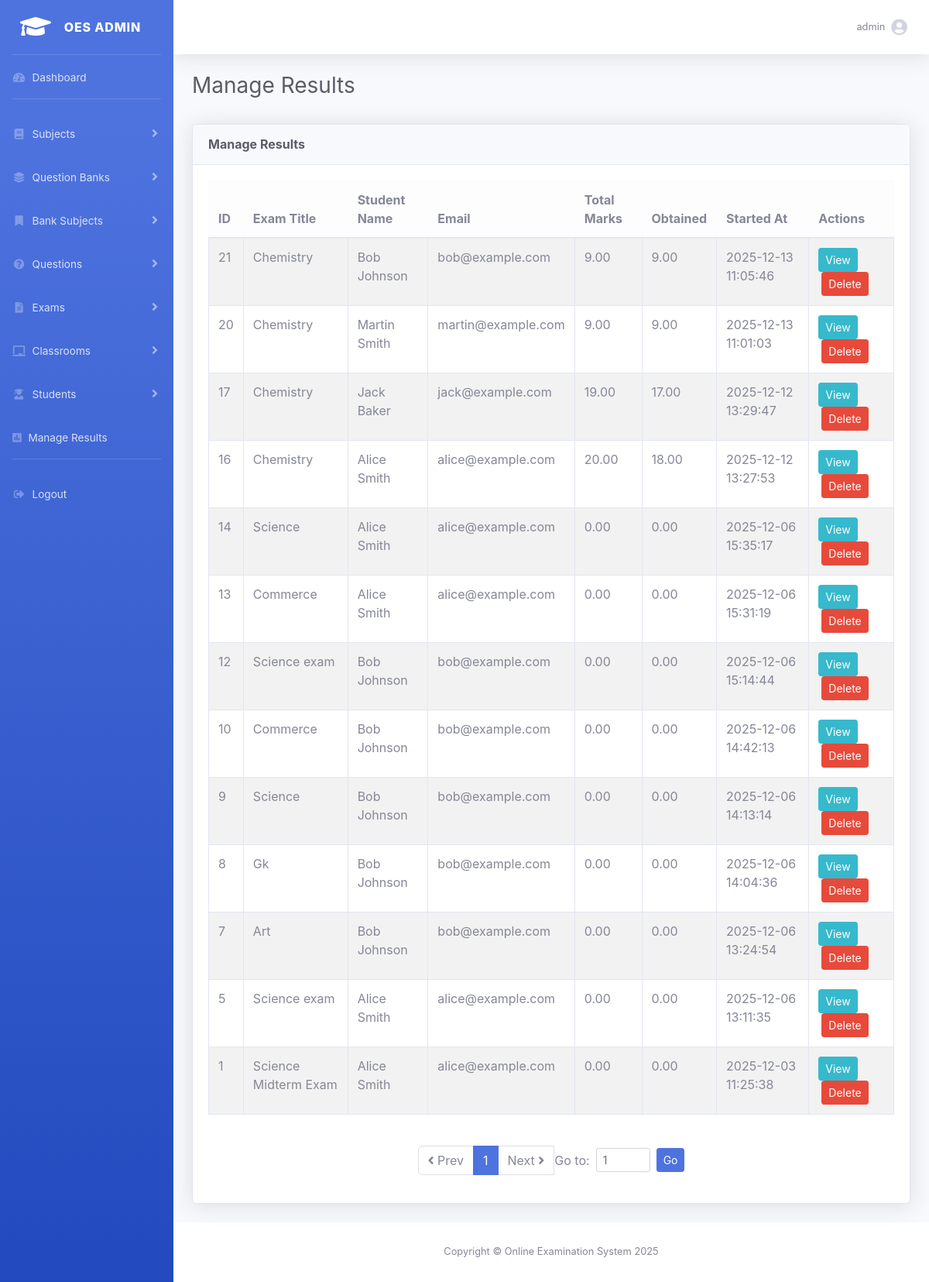
Before: /admin.php?action=manageResults (signed in) with the older database file.
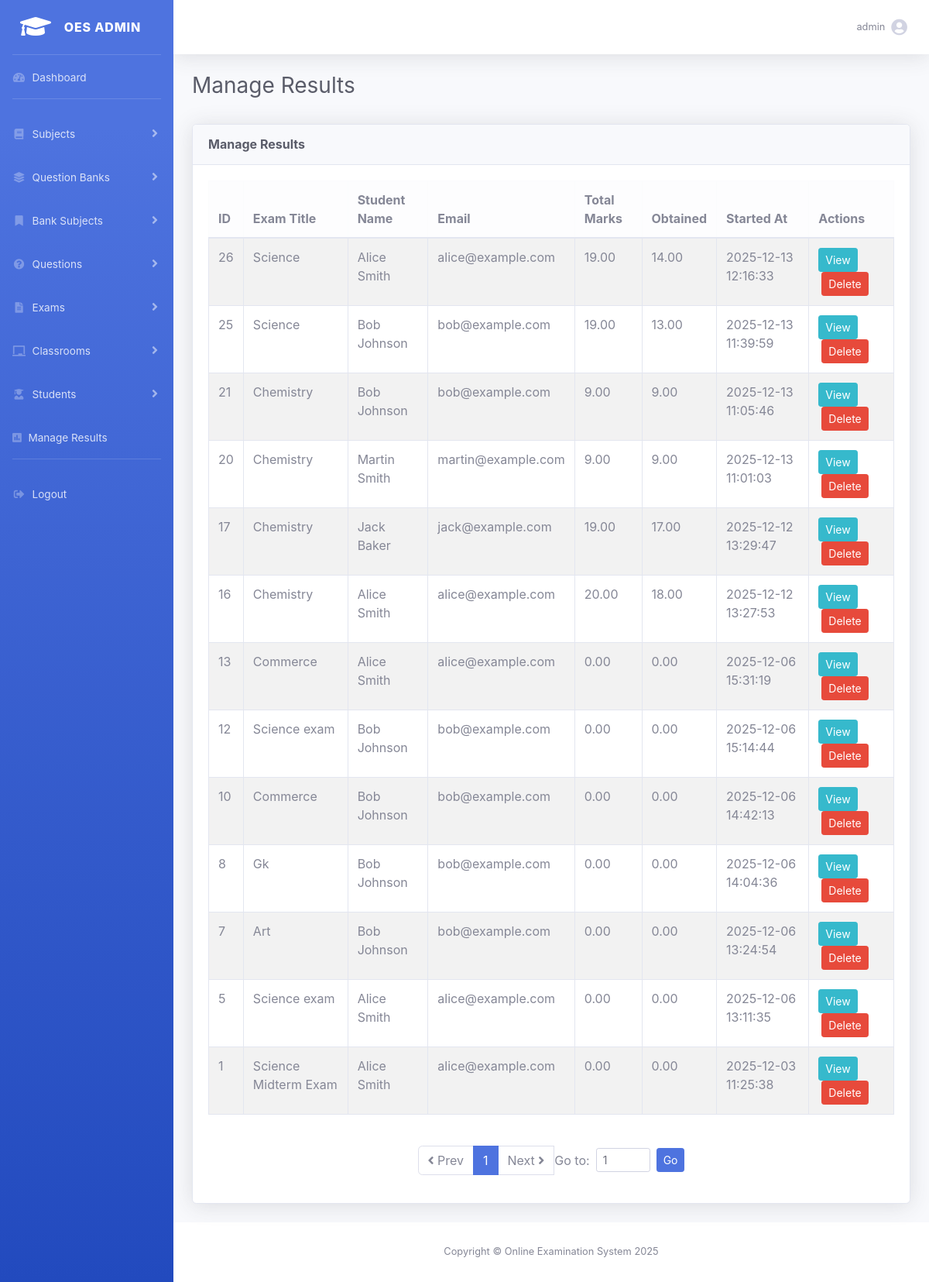
After: the same page with the newer database file.
### tables this page shows
CREATE TABLE `exam_results` (
  `result_id` int(11) NOT NULL,
  `link_id` int(11) NOT NULL,
  `exam_id` int(11) NOT NULL,
  `student_name` varchar(150) DEFAULT NULL,
  `student_email` varchar(200) DEFAULT NULL,
  `total_marks` decimal(5,2) DEFAULT 0.00,
  `obtained_marks` decimal(5,2) DEFAULT 0.00,
  `started_at` datetime DEFAULT NULL,
  `submitted_at` datetime DEFAULT NULL
);

CREATE TABLE `exams` (
  `exam_id` int(11) NOT NULL,
  `exam_title` varchar(200) NOT NULL,
  `exam_description` text DEFAULT NULL,
  `total_questions` int(11) DEFAULT 0,
  `total_marks` decimal(6,2) NOT NULL DEFAULT 0.00,
  `pass_marks` decimal(6,2) NOT NULL DEFAULT 0.00,
  `duration_minutes` int(11) DEFAULT 30,
  `shuffle_questions` tinyint(1) DEFAULT 1,
  `shuffle_options` tinyint(1) DEFAULT 1,
  `start_time` datetime DEFAULT NULL,
  `end_time` datetime DEFAULT NULL,
  `negative_marking` decimal(5,2) DEFAULT 0.00,
  `status` enum('Active','Inactive') DEFAULT 'Inactive',
  `assign_type` enum('class','individual') DEFAULT 'individual',
  `assign_data` text DEFAULT NULL,
  `created_at` timestamp NOT NULL DEFAULT current_timestamp(),
  `easy_percentage` int(11) DEFAULT 0,
  `medium_percentage` int(11) DEFAULT 0,
  `hard_percentage` int(11) DEFAULT 0
);

### templates/results/manage_results.php (the view, shortened to what this page needs)
<?php
$resultsList = $results['resultsList'] ?? [];
$currentPage = (int)($results['currentPage'] ?? 1);
$totalPages  = (int)($results['totalPages'] ?? 1);
?>
<?php include __DIR__ . "/../include/header.php"; ?>
<div id="wrapper">
    <?php include __DIR__ . "/../include/sidebar.php"; ?>
    <div id="content-wrapper" class="d-flex flex-column">
        <div id="content">
            <?php include __DIR__ . "/../include/navbar.php"; ?>
            <div class="container-fluid">
                <div class="d-flex justify-content-between align-items-center mb-4">
                    <h1 class="h3 text-gray-800"><?= htmlspecialchars($results['pageTitle']) ?></h1>
                </div>
                <div class="card shadow mb-4">
                    <div class="card-header py-3">
                        <h6 class="m-0 font-weight-bold text-gray-800"><?= htmlspecialchars($results['pageTitle']) ?></h6>
                    </div>
                    <div class="card-body">
                        <div class="table-responsive">
                            <table class="table table-bordered table-striped">
                                <thead class="table-light">
                                    <tr>
                                        <th>ID</th>
                                        <th>Exam Title</th>
                                        <th>Student Name</th>
                                        <th>Email</th>
                                        <th>Total Marks</th>
                                        <th>Obtained</th>
                                        <th>Started At</th>
                                        <th>Actions</th>
                                    </tr>
                                </thead>
                                <tbody>
                                    <?php if (!empty($resultsList)): ?>
                                        <?php foreach ($resultsList as $res): ?>
                                            <tr>
                                                <td><?= $res['result_id'] ?></td>
                                                <td><?= htmlspecialchars($res['exam_title'] ?? '-') ?></td>
                                                <td><?= htmlspecialchars($res['student_name'] ?? '-') ?></td>
                                                <td><?= htmlspecialchars($res['student_email'] ?? '-') ?></td>
                                                <td><?= $res['total_marks'] ?></td>
                                                <td><?= $res['obtained_marks'] ?></td>
                                                <td><?= htmlspecialchars($res['started_at'] ?? '-') ?></td>
                                                <td>
                                                    <a class="btn btn-sm btn-info"
                                                       href="<?= BASE_URL ?>/admin.php?action=viewResult&id=<?= $res['result_id'] ?>">
                                                       <i class="bi bi-eye"></i> View
                                                    </a>
                                                    <form method="get" action="<?= BASE_URL ?>/admin.php" style="display:inline-block; margin:0 4px;"
                                                          onsubmit="return confirm('Are you sure you want to delete this result?');">
                                                        <button type="submit" class="btn btn-sm btn-danger">
                                                            <i class="bi bi-trash"></i> Delete
                                                        </button>
                                                    </form>
                                                </td>
                                            </tr>
                                        <?php endforeach; ?>
                                    <?php else: ?>
                                        <tr>
                                            <td colspan="9" class="text-center">No results found.</td>
                                        </tr>
                                    <?php endif; ?>
                                </tbody>
                            </table>
                        </div>
                        <?php if ($totalPages >= 1): ?>
                        <nav aria-label="Pagination" class="mt-4">
                            <ul class="pagination justify-content-center align-items-center">
                                <li class="page-item <?= ($currentPage <= 1) ? 'disabled' : '' ?>">
                                    <a class="page-link" href="<?= BASE_URL ?>/admin.php?action=manageResults&page=<?= max(1, $currentPage - 1) ?>">
                                        <i class="fas fa-angle-left"></i> Prev
                                    </a>
                                </li>
                                <?php
                                $start = max(1, $currentPage - 2);
                                $end   = min($totalPages, $currentPage + 2);
                                for ($i = $start; $i <= $end; $i++): ?>
                                    <li class="page-item <?= ($i === $currentPage) ? 'active' : '' ?>">
                                        <a class="page-link" href="<?= BASE_URL ?>/admin.php?action=manageResults&page=<?= $i ?>"><?= $i ?></a>
                                    </li>
                                <?php endfor; ?>
                                <li class="page-item <?= ($currentPage >= $totalPages) ? 'disabled' : '' ?>">
                                    <a class="page-link" href="<?= BASE_URL ?>/admin.php?action=manageResults&page=<?= min($totalPages, $currentPage + 1) ?>">
                                        Next <i class="fas fa-angle-right"></i>
                                    </a>
                                </li>
                                <li class="page-item ms-3">
                                    <form method="get" action="<?= BASE_URL ?>/admin.php" class="form-inline">
                                        <label for="gotoPage" class="mr-2 mb-0">Go to:</label>
                                        <input type="number" min="1" max="<?= $totalPages ?>" name="page" id="gotoPage" class="form-control form-control-sm mr-2" style="width:70px"
                                            value="<?= $currentPage ?>">
                                        <button type="submit" class="btn btn-sm btn-primary">Go</button>
                                    </form>
                                </li>
                            </ul>
                        </nav>
                        <?php endif; ?>
                    </div>
                </div>
            </div>
        </div>
        <?php include __DIR__ . "/../include/footer.php"; ?>

### admin.php (shortened to what this page needs)
<?php
require_once __DIR__ . "/classes/Student.php";
$action = $_GET['action'] ?? '';
switch ($action) {
case "manageResults":
      manageResults();
      break;
}
function manageResults() {
    global $pdo;
    $results = [
        'pageTitle'   => 'Manage Results',
        'resultsList' => [],
        'message'     => '',
        'currentPage' => 1,
        'totalPages'  => 1
    ];
    $perPage = 25;
    $page    = isset($_GET['page']) ? max(1, (int)$_GET['page']) : 1;
    $offset  = ($page - 1) * $perPage;
    $stmtTotal = $pdo->query("SELECT COUNT(*) FROM exam_results WHERE submitted_at IS NOT NULL");
    $total = (int)$stmtTotal->fetchColumn();
    $totalPages = ceil($total / $perPage);
    $stmt = $pdo->prepare("
        SELECT
            r.result_id,
            r.exam_id,
            r.student_name,
            r.student_email,
            r.total_marks,
            r.obtained_marks,
            r.started_at,
            r.submitted_at,
            e.exam_title
        FROM exam_results r
        LEFT JOIN exams e ON r.exam_id = e.exam_id
        WHERE r.submitted_at IS NOT NULL
        ORDER BY r.result_id DESC
        LIMIT :limit OFFSET :offset
    ");
    $stmt->bindValue(':limit', $perPage, PDO::PARAM_INT);
    $stmt->bindValue(':offset', $offset, PDO::PARAM_INT);
    $stmt->execute();
    $results['resultsList'] = $stmt->fetchAll(PDO::FETCH_ASSOC);
    $results['currentPage'] = $page;
    $results['totalPages']  = $totalPages;
    require TEMPLATE_PATH . "/results/manage_results.php";
}

### templates/include/header.php (shortened to what this page needs)
<!DOCTYPE html>
<html lang="en">
<head>
  <link href="<?= BASE_URL ?>/assets/vendor/fontawesome-free/css/all.min.css" rel="stylesheet">
  <link href="<?= BASE_URL ?>/assets/css/sb-admin-2.min.css" rel="stylesheet">
</head>
<body id="page-top">

### templates/include/sidebar.php (shortened to what this page needs)
<ul class="navbar-nav bg-gradient-primary sidebar sidebar-dark accordion" id="accordionSidebar">
    <a class="sidebar-brand d-flex align-items-center justify-content-center" href="<?= BASE_URL ?>/admin.php?action=dashboard">
        <div class="sidebar-brand-icon">
            <i class="fas fa-graduation-cap"></i>
        </div>
        <div class="sidebar-brand-text mx-3">OES Admin</div>
    </a>
    <hr class="sidebar-divider my-0">
    <li class="nav-item">
        <a class="nav-link" href="<?= BASE_URL ?>/admin.php?action=dashboard">
            <i class="fas fa-fw fa-tachometer-alt"></i>
            <span>Dashboard</span>
        </a>
    </li>
    <hr class="sidebar-divider">
    <li class="nav-item">
        <a class="nav-link collapsed" href="#" data-toggle="collapse" data-target="#collapseSubjects">
            <i class="fas fa-fw fa-book"></i>
            <span>Subjects</span>
        </a>
    </li>
    <li class="nav-item">
        <a class="nav-link collapsed" href="#" data-toggle="collapse" data-target="#collapseBanks">
            <i class="fas fa-fw fa-layer-group"></i>
            <span>Question Banks</span>
        </a>
    </li>
    <li class="nav-item">
        <a class="nav-link collapsed" href="#" data-toggle="collapse" data-target="#collapseQBS">
            <i class="fas fa-fw fa-bookmark"></i>
            <span>Bank Subjects</span>
        </a>
    </li>
    <li class="nav-item">
        <a class="nav-link collapsed" href="#" data-toggle="collapse" data-target="#collapseQuestions">
            <i class="fas fa-fw fa-question-circle"></i>
            <span>Questions</span>
        </a>
    </li>
    <li class="nav-item">
        <a class="nav-link collapsed" href="#" data-toggle="collapse" data-target="#collapseExams">
            <i class="fas fa-fw fa-file-alt"></i>
            <span>Exams</span>
        </a>
    </li>
    <li class="nav-item">
        <a class="nav-link collapsed" href="#" data-toggle="collapse" data-target="#collapseClasses">
            <i class="fas fa-fw fa-chalkboard"></i>
            <span>Classrooms</span>
        </a>
    </li>
    <li class="nav-item">
        <a class="nav-link collapsed" href="#" data-toggle="collapse" data-target="#collapseStudents">
            <i class="fas fa-fw fa-user-graduate"></i>
            <span>Students</span>
        </a>
    </li>
   <li class="nav-item">
      <a class="nav-link" href="<?= BASE_URL ?>/admin.php?action=manageResults">
          <i class="fas fa-poll"></i>
          <span>Manage Results</span>
      </a>
   </li>
    <hr class="sidebar-divider d-none d-md-block">
    <li class="nav-item">
        <a class="nav-link" href="<?= BASE_URL ?>/admin.php?action=logout">
            <i class="fas fa-fw fa-sign-out-alt"></i>
            <span>Logout</span>
        </a>
    </li>
</ul>

### templates/include/navbar.php (shortened to what this page needs)
<?php
$adminName = $_SESSION['admin_name'] ?? 'Admin';
?>
<nav class="navbar navbar-expand navbar-light bg-white topbar mb-4 static-top shadow">
    <ul class="navbar-nav ml-auto">
        <li class="nav-item dropdown no-arrow">
            <a class="nav-link dropdown-toggle" href="#" id="userDropdown" role="button"
               data-toggle="dropdown" aria-haspopup="true" aria-expanded="false">
                <span class="mr-2 d-none d-lg-inline text-gray-600 small"><?= htmlspecialchars($adminName) ?></span>
                <i class="fas fa-user-circle fa-lg"></i>
            </a>
        </li>
    </ul>
</nav>

### templates/include/footer.php (shortened to what this page needs)
<footer class="sticky-footer bg-white">
    <div class="container my-auto">
        <div class="copyright text-center my-auto">
            <span>Copyright &copy; Online Examination System <?= date('Y') ?></span>
        </div>
    </div>
</footer>
</body>
</html>

Changed rows visible on the page:
removed exam_results: result_id "14", exam.exam_title "Science", student_name "Alice Smith", student_email "alice@example.com", total_marks "0.00", obtained_marks "0.00", started_at "2025-12-06 15:35:17"
removed exam_results: result_id "9", exam.exam_title "Science", student_name "Bob Johnson", student_email "bob@example.com", total_marks "0.00", obtained_marks "0.00", started_at "2025-12-06 14:13:14"
added exam_results: result_id "26", exam.exam_title "Science", student_name "Alice Smith", student_email "alice@example.com", total_marks "19.00", obtained_marks "14.00", started_at "2025-12-13 12:16:33"
added exam_results: result_id "25", exam.exam_title "Science", student_name "Bob Johnson", student_email "bob@example.com", total_marks "19.00", obtained_marks "13.00", started_at "2025-12-13 11:39:59"
